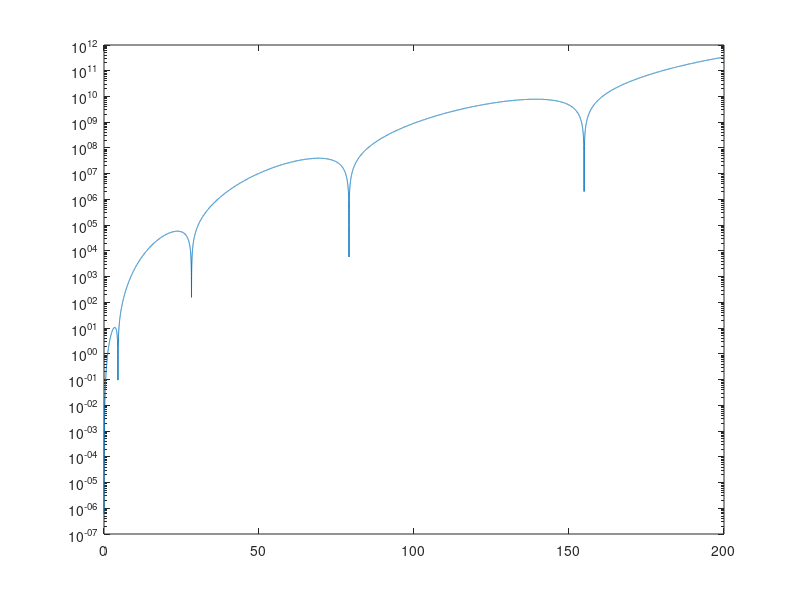

MATLAB code for this plot: (Note: this script raises an error after producing the figure.)
clear all 

% Variables

L = 1200e-3;
h = 8e-3;
b = 40e-3;
rho = 2700;
E = 68e9;
J = (1/12)*b*h^3;
m = rho*b*h;
p = pi;

% Identification of natural frequencies

% Change the value of frequency range for the numerical identification 
Fmax = 200;
fs = 0.01:0.01:Fmax;

omega = 2*pi*fs;

gamma = ((m*omega.^2)/(E*J)).^(1/4);

det = (2 + 2*cos(gamma*L).*cosh(gamma*L)).*(gamma.^6);

figure(1)
semilogy(fs, abs(det))

% Identification natural modes

fsol = [4.5 28.2 79 154.9];
omegasol = 2*p*fsol;
gammasol = ((m*omegasol.^2)/(E*J)).^(1/4);
X = zeros(4,4);
v = 0;

for k = gammasol
    v = v+1;
    Hcap = [1 0 1;  -sin(k*L) cosh(k*L) sinh(k*L) ; -cos(k*L) sinh(k*L) cosh(k*L)];    
    N = [0 ; -cos(k*L) ;sin(k*L)];
    Xicap = -inv(Hcap)*N;
    Xi = [1 Xicap.'];
    X(v,:)= Xi;
end

x = 0:0.01:1.2;

Phi1 = phi(X(1,1),X(1,2),X(1,3),X(1,4),gammasol(1),x);
Phi2 = phi(X(2,1),X(2,2),X(2,3),X(2,4),gammasol(2),x);
Phi3 = phi(X(3,1),X(3,2),X(3,3),X(3,4),gammasol(3),x);
Phi4 = phi(X(4,1),X(4,2),X(4,3),X(4,4),gammasol(4),x);


figure(2)
subplot(4,1,1)
plot(x,Phi1./max(abs(Phi1)))
subplot(4,1,2)
plot(x,Phi2./max(abs(Phi2)))
subplot(4,1,3)
plot(x,Phi3./max(abs(Phi3)))
subplot(4,1,4)
plot(x,Phi4./max(abs(Phi4)))

   % Computing the FRF

% 1. Getting the modal masses

damp = 1/100;
m1 = trapz(m*Phi1.^2)*damp;
m2 = trapz(m*Phi2.^2)*damp;
m3 = trapz(m*Phi3.^2)*damp;
m4 = trapz(m*Phi4.^2)*damp;

xk = 1.2;
xj = 0.2;

% 2. Getting the mode values in xj and xk

Phi1j = phi(X(1,1),X(1,2),X(1,3),X(1,4),gammasol(1),xj);
Phi2j = phi(X(2,1),X(2,2),X(2,3),X(2,4),gammasol(2),xj);
Phi3j = phi(X(3,1),X(3,2),X(3,3),X(3,4),gammasol(3),xj);
Phi4j = phi(X(4,1),X(4,2),X(4,3),X(4,4),gammasol(4),xj);
Phi1k = phi(X(1,1),X(1,2),X(1,3),X(1,4),gammasol(1),xk);
Phi2k = phi(X(2,1),X(2,2),X(2,3),X(2,4),gammasol(2),xk);
Phi3k = phi(X(3,1),X(3,2),X(3,3),X(3,4),gammasol(3),xk);
Phi4k = phi(X(4,1),X(4,2),X(4,3),X(4,4),gammasol(4),xk);

% 3. Calculating the FRF

Gjk1 = ((Phi1j*Phi1k/m1)./(-omega.^2 + 1i*2*damp*omegasol(1)*omega + omegasol(1)^2)) + ((Phi2j*Phi2k/m2)./(-omega.^2 + 1i*2*damp*omegasol(2)*omega + omegasol(2)^2)) + ...
    ((Phi3j*Phi3k/m3)./(-omega.^2 + 1i*2*damp*omegasol(3)*omega + omegasol(3)^2)) + ((Phi4j*Phi4k/m4)./(-omega.^2 + 1i*2*damp*omegasol(4)*omega + omegasol(4)^2));

% 4. Plot of the FRF (real then imaginary part)
figure(3)
subplot(2,1,1)
semilogy(fs,abs(Gjk1))
subplot(2,1,2)
plot(fs,angle(-Gjk1))


% Trying to estimate A1 for the least square minimization
estim1 = imag(Gjk1(4.5/0.01))*2*omegasol(1)^2*damp;

% Computing FRFs to get all experimental values
xk = 0.5;
xj = 1;

Phi1j = phi(X(1,1),X(1,2),X(1,3),X(1,4),gammasol(1),xj);
Phi2j = phi(X(2,1),X(2,2),X(2,3),X(2,4),gammasol(2),xj);
Phi3j = phi(X(3,1),X(3,2),X(3,3),X(3,4),gammasol(3),xj);
Phi4j = phi(X(4,1),X(4,2),X(4,3),X(4,4),gammasol(4),xj);
Phi1k = phi(X(1,1),X(1,2),X(1,3),X(1,4),gammasol(1),xk);
Phi2k = phi(X(2,1),X(2,2),X(2,3),X(2,4),gammasol(2),xk);
Phi3k = phi(X(3,1),X(3,2),X(3,3),X(3,4),gammasol(3),xk);
Phi4k = phi(X(4,1),X(4,2),X(4,3),X(4,4),gammasol(4),xk);

Gjk2 = ((Phi1j*Phi1k/m1)./(-omega.^2 + 1i*2*damp*omegasol(1)*omega + omegasol(1)^2)) + ((Phi2j*Phi2k/m2)./(-omega.^2 + 1i*2*damp*omegasol(2)*omega + omegasol(2)^2)) + ...
    ((Phi3j*Phi3k/m3)./(-omega.^2 + 1i*2*damp*omegasol(3)*omega + omegasol(3)^2)) + ((Phi4j*Phi4k/m4)./(-omega.^2 + 1i*2*damp*omegasol(4)*omega + omegasol(4)^2));

estim2 = (Phi1j*Phi1k/m1) + (Phi2j*Phi2k/m2) + (Phi3j*Phi3k/m3) + (Phi4j*Phi4k/m4);
xk = 0.1;
xj = 0.8;

Phi1j = phi(X(1,1),X(1,2),X(1,3),X(1,4),gammasol(1),xj);
Phi2j = phi(X(2,1),X(2,2),X(2,3),X(2,4),gammasol(2),xj);
Phi3j = phi(X(3,1),X(3,2),X(3,3),X(3,4),gammasol(3),xj);
Phi4j = phi(X(4,1),X(4,2),X(4,3),X(4,4),gammasol(4),xj);
Phi1k = phi(X(1,1),X(1,2),X(1,3),X(1,4),gammasol(1),xk);
Phi2k = phi(X(2,1),X(2,2),X(2,3),X(2,4),gammasol(2),xk);
Phi3k = phi(X(3,1),X(3,2),X(3,3),X(3,4),gammasol(3),xk);
Phi4k = phi(X(4,1),X(4,2),X(4,3),X(4,4),gammasol(4),xk);

Gjk3 = ((Phi1j*Phi1k/m1)./(-omega.^2 + 1i*2*damp*omegasol(1)*omega + omegasol(1)^2)) + ((Phi2j*Phi2k/m2)./(-omega.^2 + 1i*2*damp*omegasol(2)*omega + omegasol(2)^2)) + ...
    ((Phi3j*Phi3k/m3)./(-omega.^2 + 1i*2*damp*omegasol(3)*omega + omegasol(3)^2)) + ((Phi4j*Phi4k/m4)./(-omega.^2 + 1i*2*damp*omegasol(4)*omega + omegasol(4)^2));

estim3 = (Phi1j*Phi1k/m1) + (Phi2j*Phi2k/m2) + (Phi3j*Phi3k/m3) + (Phi4j*Phi4k/m4);
xk = 1;
xj = 0.4;

Phi1j = phi(X(1,1),X(1,2),X(1,3),X(1,4),gammasol(1),xj);
Phi2j = phi(X(2,1),X(2,2),X(2,3),X(2,4),gammasol(2),xj);
Phi3j = phi(X(3,1),X(3,2),X(3,3),X(3,4),gammasol(3),xj);
Phi4j = phi(X(4,1),X(4,2),X(4,3),X(4,4),gammasol(4),xj);
Phi1k = phi(X(1,1),X(1,2),X(1,3),X(1,4),gammasol(1),xk);
Phi2k = phi(X(2,1),X(2,2),X(2,3),X(2,4),gammasol(2),xk);
Phi3k = phi(X(3,1),X(3,2),X(3,3),X(3,4),gammasol(3),xk);
Phi4k = phi(X(4,1),X(4,2),X(4,3),X(4,4),gammasol(4),xk);

Gjk4 = ((Phi1j*Phi1k/m1)./(-omega.^2 + 1i*2*damp*omegasol(1)*omega + omegasol(1)^2)) + ((Phi2j*Phi2k/m2)./(-omega.^2 + 1i*2*damp*omegasol(2)*omega + omegasol(2)^2)) + ...
    ((Phi3j*Phi3k/m3)./(-omega.^2 + 1i*2*damp*omegasol(3)*omega + omegasol(3)^2)) + ((Phi4j*Phi4k/m4)./(-omega.^2 + 1i*2*damp*omegasol(4)*omega + omegasol(4)^2));

estim4 = (Phi1j*Phi1k/m1) + (Phi2j*Phi2k/m2) + (Phi3j*Phi3k/m3) + (Phi4j*Phi4k/m4);


% Plotting all the experimentals FRFs

figure(4)
semilogy(fs,abs(Gjk1))
hold on
semilogy(fs,abs(Gjk2))
hold on
semilogy(fs,abs(Gjk3))
hold on
semilogy(fs,abs(Gjk4))


% Building GrEXP matrix 

GrEXP = [ Gjk1 ; Gjk2 ; Gjk3 ; Gjk4 ];

% Least square minimization (have a look on epsilon function)



% Initial guesses
x0 = [0.1778,0.7369,0.0270,0.4946,1/100,1/100,1/100,1/100,4.5*2*pi,28.2*2*pi,79*pi*2,154.9*pi*2,0,0,0,0];
% Lsqm function
x = lsqnonlin(@(x) epsilon(x, fs, GrEXP), x0);
% Having a first look at x
disp(x);

% Computing of GrNUMs to compare them to Gjk

%  each GrNUMi is supposed to match with the peak number i 

GrNUM1 = (-x(4)./(-omega.^2 + 1i*2*x(8)*x(12)*omega + x(12)^2)) + x(13)./(omega.^2) + 1i*x(14)./(omega.^2) + x(15) + 1i*x(16);

figure(5)
subplot(2,1,1)
semilogy(fs,abs(Gjk1))
hold on 
semilogy(fs,abs(GrNUM1),'o')
subplot(2,1,2)
plot(fs,angle(Gjk1))
hold on 
plot(fs,angle(GrNUM1),'o')








